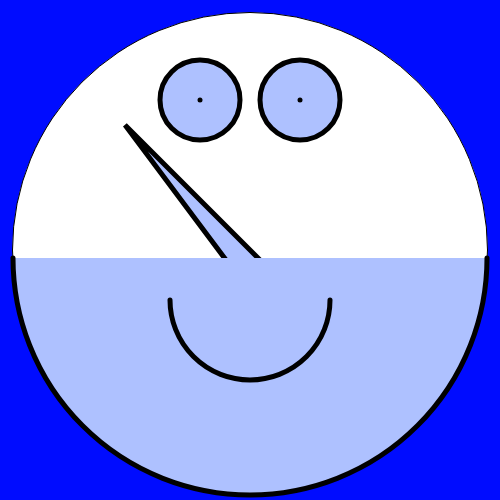
Frame 1 (no input)
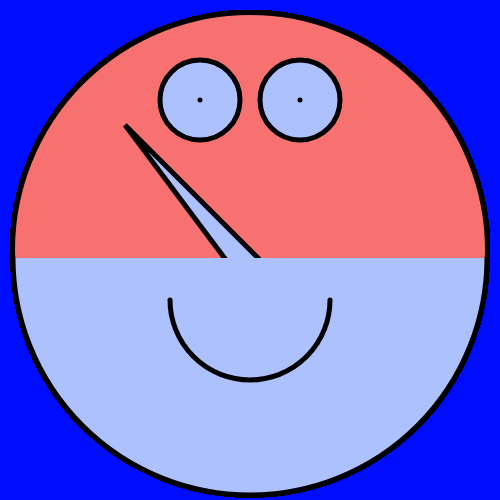
Frame 60 (no input)
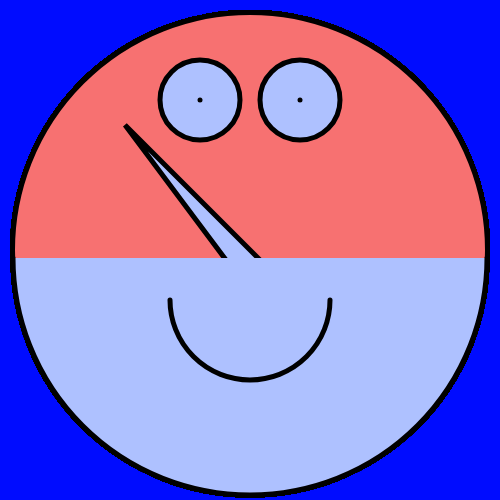
Frame 120 (the mouse pressed at the canvas centre since frame 60)

The p5.js sketch that drew these frames (run headless with seeded random() and noise() and a simulated clock; from frame 60 on, the mouse is pressed at the canvas centre):

// p5.js sketch
// ── sketch.js

var eyeSize = 80;
var faceSize = 475;
var smileSize = 160;
var splitFace = 474;
var eyeAlign = 100;


function setup() {
  // put setup code here
  createCanvas(500,500);
  background(0,12,255);
}

function draw() {
  // put drawing code here

  ellipse(250,250,faceSize,faceSize);//top half of face
  fill(174, 193, 255);

  strokeWeight(5);
  ellipse(200,100,eyeSize,eyeSize);//left eye


  ellipse(300,100,eyeSize,eyeSize);//right eye


  point(200,eyeAlign);//pupil
  point(300,eyeAlign);


  //width and height
  //console.log("width " + width);
  //console.log(height);

  triangle(width/4,height/4,width/2+10, height/2+10, width/2-18, height/2+18);//nose

  arc(250,258,splitFace,splitFace,0,PI);//bottom half of face

  arc(250,300,smileSize,smileSize,0,PI);//mouth
  fill(247,113,113);



}
